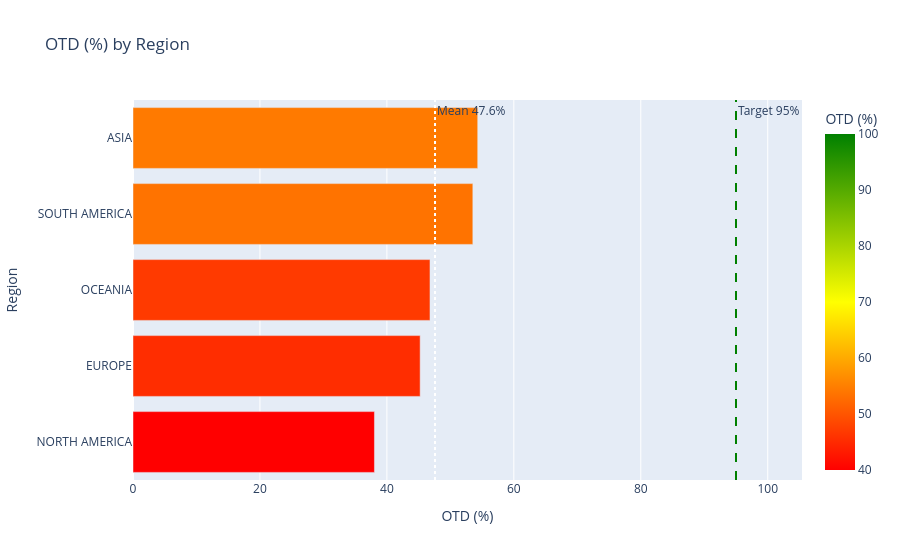

Write notebook code for a chart like this one.
### Code cell
# Chart 2: OTD by region
otd_region = silver.groupby("order_region").agg(
    total=("order_id","count"), late=("is_late","sum")
).reset_index()
otd_region["otd_pct"] = round((otd_region["total"] - otd_region["late"]) / otd_region["total"] * 100, 2)
otd_region = otd_region.sort_values("otd_pct")

fig2 = px.bar(
    otd_region, x="otd_pct", y="order_region", orientation="h",
    title="OTD (%) by Region",
    labels={"otd_pct": "OTD (%)", "order_region": "Region"},
    color="otd_pct",
    color_continuous_scale=["red","yellow","green"],
    range_color=[40, 100]
)
fig2.add_vline(x=95, line_dash="dash", line_color="green",
               annotation_text="Target 95%")
fig2.add_vline(x=otd_region["otd_pct"].mean(), line_dash="dot",
               line_color="white",
               annotation_text=f"Mean {otd_region['otd_pct'].mean():.1f}%")

# Salvar gráfico
saved_path = save_figure(fig2, "otd_by_region.png")
print(f"✅ Gráfico salvo em: {saved_path}")

fig2.show()

### Figure 1 — Plotly figure (JSON) as saved in the notebook; plotly's stock layout.template omitted (floating-point values rounded to 4 significant figures)
{"data": [{"hovertemplate": "OTD (%)=%{marker.color}<br>Region=%{y}<extra></extra>", "legendgroup": "", "marker": {"color": [38.04, 45.24, 46.79, 53.54, 54.31], "coloraxis": "coloraxis", "pattern": {"shape": ""}}, "name": "", "orientation": "h", "showlegend": false, "textposition": "auto", "type": "bar", "x": [38.04, 45.24, 46.79, 53.54, 54.31], "xaxis": "x", "y": ["NORTH AMERICA", "EUROPE", "OCEANIA", "SOUTH AMERICA", "ASIA"], "yaxis": "y"}], "layout": {"annotations": [{"showarrow": false, "text": "Target 95%", "x": 95, "xanchor": "left", "xref": "x", "y": 1, "yanchor": "top", "yref": "y domain"}, {"showarrow": false, "text": "Mean 47.6%", "x": 47.58, "xanchor": "left", "xref": "x", "y": 1, "yanchor": "top", "yref": "y domain"}], "barmode": "relative", "coloraxis": {"autocolorscale": false, "cmax": 100, "cmin": 40, "colorbar": {"title": {"text": "OTD (%)"}}, "colorscale": [[0, "red"], [0.5, "yellow"], [1, "green"]]}, "legend": {"tracegroupgap": 0}, "shapes": [{"line": {"color": "green", "dash": "dash"}, "type": "line", "x0": 95, "x1": 95, "xref": "x", "y0": 0, "y1": 1, "yref": "y domain"}, {"line": {"color": "white", "dash": "dot"}, "type": "line", "x0": 47.58, "x1": 47.58, "xref": "x", "y0": 0, "y1": 1, "yref": "y domain"}], "title": {"text": "OTD (%) by Region"}, "xaxis": {"anchor": "y", "domain": [0, 1], "title": {"text": "OTD (%)"}}, "yaxis": {"anchor": "x", "domain": [0, 1], "title": {"text": "Region"}}}}
